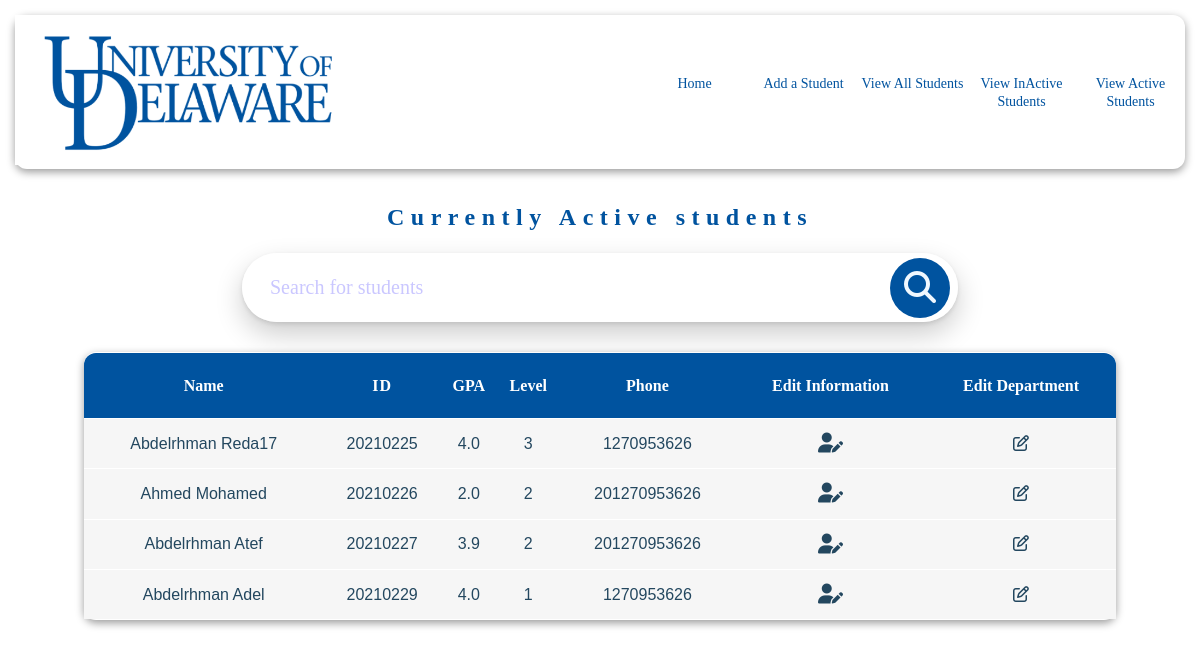
The page /Student-Affairs/Students/viewactive/ on the database as committed earlier.
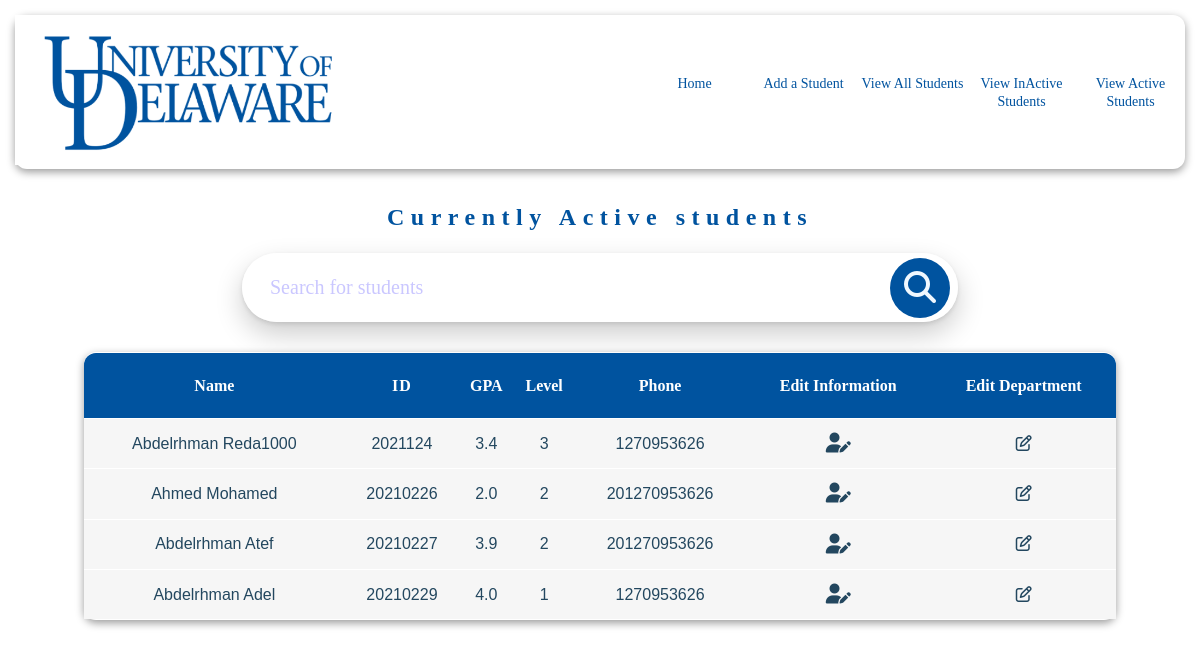
The same page on the database as committed later.
### students/models.py (models this page shows, shortened)
class student(models.Model):
    name =  models.CharField(null = False,max_length=100)
    gpa = models.DecimalField(null = False,max_digits=12, decimal_places=1 , validators=[MaxValueValidator(4)])
    student_id = models.IntegerField(unique= True ,null = False,validators=[MaxValueValidator(29999999)])
    img = models.ImageField(null = True, upload_to='photos/%y/%m/%d' , default="static/photos/male.png")
    active = models.BooleanField(null = False,default=False)
    NationalID = models.IntegerField(null = False,)
    date = models.DateField(null = False, auto_now=False, auto_now_add=False)
    email = models.EmailField(null = False,)
    address = models.CharField(null = False,max_length=100)
    phonenum = models.DecimalField(null = False,max_digits = 13 , decimal_places=0)
    DEPARTMENT_CHOICES = [
        ('CS', 'CS'),
        ('IS', 'IS'),
        ('AI', 'AI'),
        ('DS', 'DS'),
        ('General', 'General'),
    ]
    LEVEL_CHOICES = [
        ('1', '1'),
        ('2', '2'),
        ('3', '3'),
        ('4', '4'),
    ]
    GENDER_CHOICES = [
        ('Male', 'Male'),
        ('Female', 'Female'),
    ]
    department = models.CharField(null = False,max_length=10, choices=DEPARTMENT_CHOICES , default="General")
    level = models.CharField(null = False,max_length=1,choices=LEVEL_CHOICES , default="1")
    gender = models.CharField(null = False,max_length=10,choices=GENDER_CHOICES , default="Male")
    class Meta:
        ordering = ['id']

### students/views.py (the view)
# urls.py: path('viewactive/', views.active , name='active'),
def active(request):
    active_students = student.objects.filter(active=True).order_by('id')
    return render(request, 'pages/active.html', {'students': active_students})

### templates/pages/active.html (shortened to what this page needs)
{% extends 'base.html' %}
{% load static %}
{% block headers %}
    <link rel="stylesheet" href="{% static 'css/active.css'%}">
{% endblock headers %}
{% block content %}
    <div class="main-body">
                <div class="header">
                    <h2>Currently Active students</h2>
                </div>
                <div class="conatiner">
                    <form class="Search-bar">
                        <input id="searchBar" onclick="tableSearch()" autocomplete="off" type="text" placeholder="Search for students"/>
                        <button  type="button" onclick="tableSearch()" class="Button" > <i class="fa fa-search fa-2xl"></i> </button>
                    </form>
                </div>
        </div>
        <div name="tab">
            <table id="table">
                <tr>
                  <div name="th">
                  <th>Name</th>
                  <th id="ID">ID</th>
                  <th>GPA</th>
                  <th>Level</th>
                  <th>Phone</th>
                  <th>Edit Information</th>
                  <th>Edit Department</th>
                </div>
                </tr>
                <tbody>
                    {% for student in students %}
                        <tr>
                            <td>{{ student.name }}</td>
                            <td>{{ student.student_id }}</td>
                            <td>{{ student.gpa }}</td>
                            <td>{{ student.level }}</td>
                            <td>{{ student.phonenum }}</td>
                            <td><i id="Updateiconx" class="fa-solid fa-user-pen fa-lg" onclick="goToUpdatePage(' {{student.student_id}} ')"></i></td>
                            <td><i id="Departmenticon" class="fa-regular fa-pen-to-square" onclick="goToDepartment(' {{student.student_id}}  ')">  </i></td>
                        </tr>
                    {% endfor %}
                    </tbody>
              </table>
    </div>
{% endblock content %}

Rows that differ between the two databases and show on the page:
changed student: name "Abdelrhman Reda17" → "Abdelrhman Reda1000"; student_id "20210225" → "2021124"; gpa "4.0" → "3.4"
